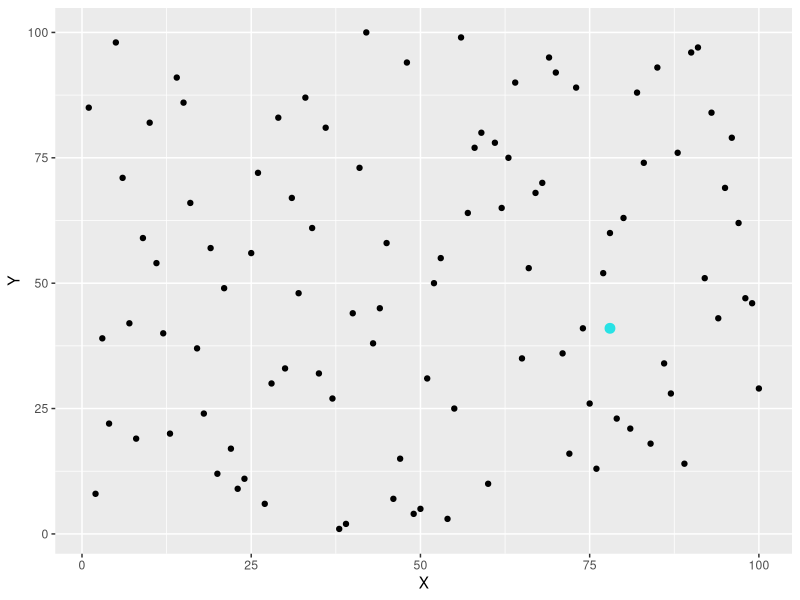
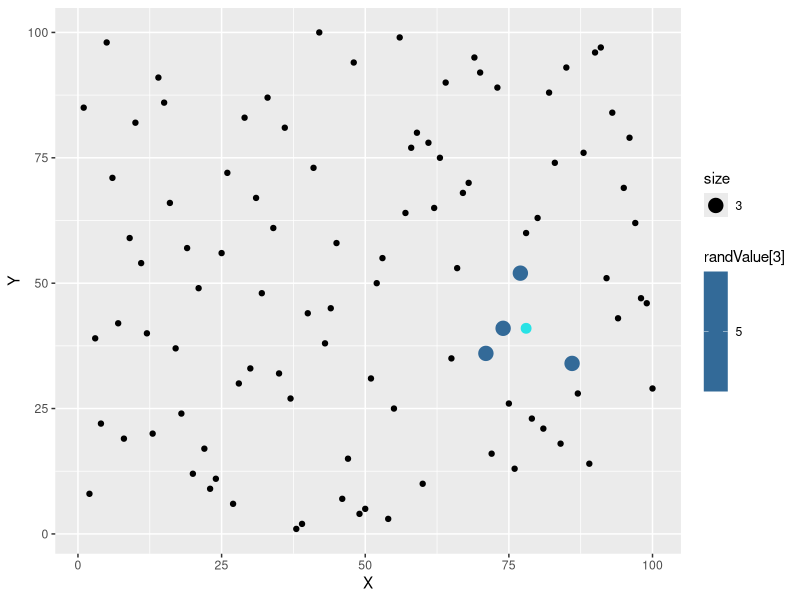

Source code (R) for these figures, in order:
library(ggplot2)

set.seed(2)

radius = 35/3
minPoints = 4
npoints = 100
dataset = matrix(data = NA, npoints, 2)
dataset[,1] = sample(1:100, npoints)
dataset[,2] = sample(1:100, npoints)
randValueCount = 1
cluster = matrix(data = NA, nrow = 100, ncol = 2)
isCluster = matrix(data = NA, nrow = 100, ncol = 2)

randValue = vector()
randValue[1:2] = sample(1:100, 2)

randValue[3] = 5

ggplot(data = NULL) +
  geom_point(size=2, shape=23) + xlab("X") + ylab("Y") +
  geom_point(aes(x = dataset[,1], y = dataset[,2]), color = "black") + 
  geom_point(aes(x=randValue[1], y=randValue[2]), colour=randValue[3], size=3)

distance <- function(matrix, randomValue){
  
  dist = vector()
  
  for(i in 1:nrow(matrix)){
    dist[i] = sqrt((randomValue[1] - matrix[i,1])^2 + (randomValue[2] - matrix[i,2])^2)
  }
  
  return(dist)
}

outersect <- function(x, y) {
  sort(c(setdiff(x, y),
         setdiff(y, x)))
}

alldistances = vector()

alldistances = distance(dataset, randValue[1:2])

for(i in 1:nrow(dataset)){
  if(alldistances[i] <= radius){
    isCluster[i,1] = 1
  } else {
    isCluster[i,1] = 0
  }
}

for(i in 1:nrow(dataset)){
  if(isCluster[i,1] == 1){
      #cluster[i,] = dataset[i,]
     cluster = rbind(cluster, dataset[i,])
  }
}

ggplot(data = NULL) +
  geom_point(size=2, shape=23) + xlab("X") + ylab("Y") +
  geom_point(aes(x = dataset[,1], y = dataset[,2]), color = "black") + 
  geom_point(aes(x=randValue[1], y=randValue[2]), colour=randValue[3], size=3) +
  geom_point(aes(x=cluster[, 1], y=cluster[, 2], colour=randValue[3], size=3))

clusterResults = matrix(data = NA, nrow = 100, ncol = 2)

for(i in 1:nrow(dataset)){
  clusterResults[i,] = dataset[i,] %in% cluster[,]
}

isCluster = isCluster[rowSums(is.na(isCluster)) != ncol(isCluster), ]
isCluster = clusterResults

cluster = cluster[rowSums(is.na(cluster)) != ncol(cluster), ]
notCluster = matrix(data = NA, nrow = 100, ncol = 2)
notCluster[(clusterResults == FALSE)] = dataset[(clusterResults == FALSE)]
notCluster = notCluster[rowSums(is.na(notCluster)) != ncol(notCluster), ]
dataset = notCluster

randValue = notCluster[sample(1:nrow(notCluster), 1),]

